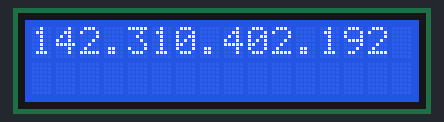
The sketch below on a simulated Arduino Uno, built with avr-gcc and run on an emulated ATmega328P. Shown: 16×2 character LCD.

Above: at 0.1 s.

Measured:
- what the display in image 0 shows lasts 100.0 s, from 0.1 s to 100.1 s

The sketch:

Displaying_characters_on_the_LCD.ino
```cpp
/* LCD 에  문자 표시하기
*/
#include <LiquidCrystal.h> ; // LCD 라이브러리를 사용하기 위한 헤더 파일을 추가
LiquidCrystal lcd(1, 2, 3, 4, 5, 6);  // LCD와 보드의 핀 번호를 적어 줍니다.
                                           // LCD (RS, Enable, Data Bit 4, 5, 6, 7 )
void setup()
{
}
void loop()
{
  lcd.setCursor(0,1);   // LCD에 Display할 좌표를 정해 줍니다.
lcd.begin(16, 2);    // LCD 데이터를 2행 16열로 표시합니다.
lcd.clear();   // LCD 화면을 지웁니다.
lcd.print("142.310.402.192");  // LCD 화면에 “ Hello Blueinno!”를 표시합니다.
  delay(100000); //1초간 유지
lcd.clear();   // LCD 화면을 지웁니다.
delay(1000); // 1초간 유지
}
```
